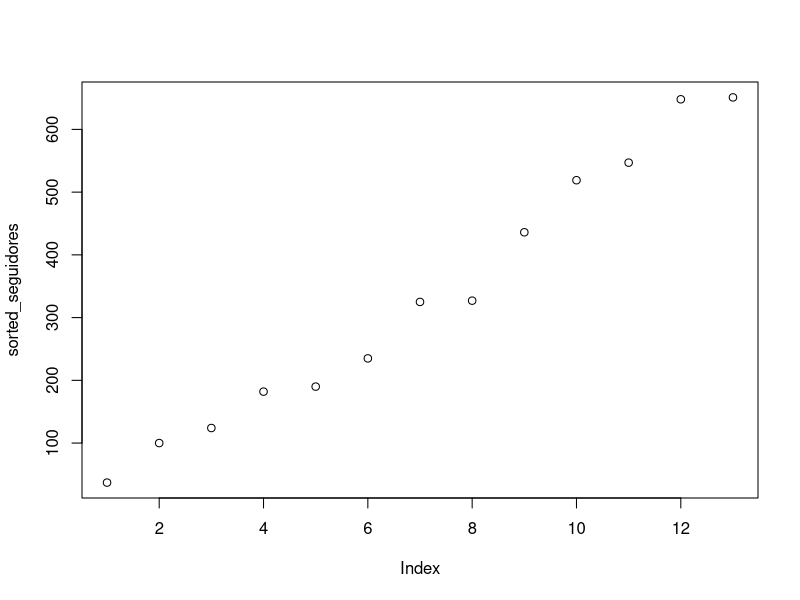
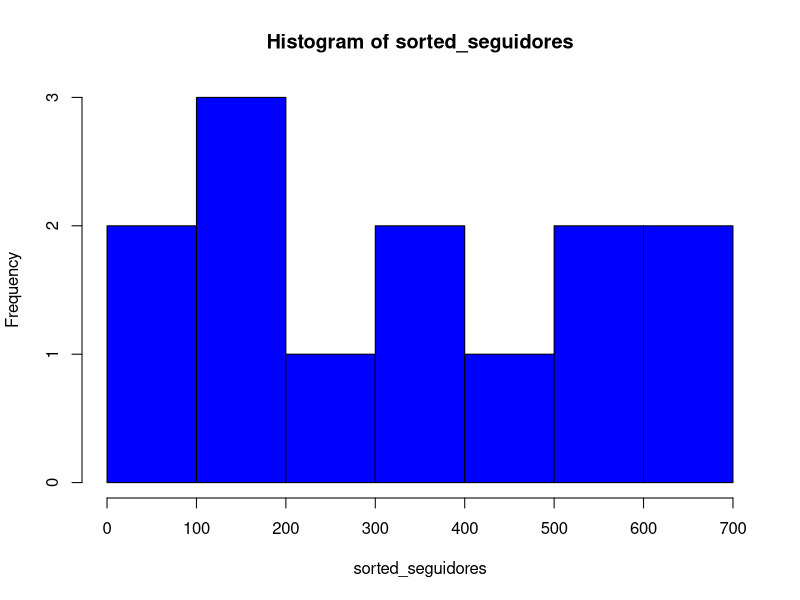
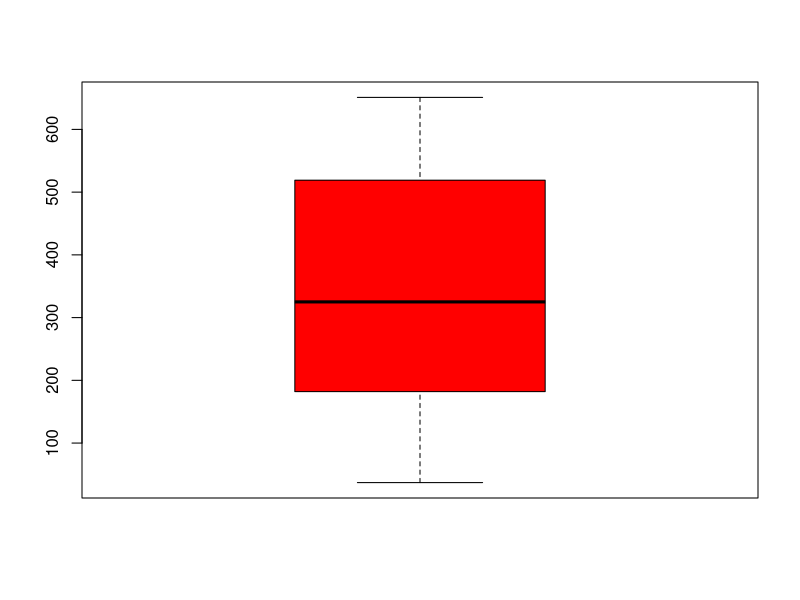

Reproduce these figures in R, in order.
# TC1002S.201 - Equipo 3
# Actividad Evaluable 3: Análisis con Vectores
# Jesús Ángel Guzmán Ortega A01799257
# Julio Cesar Vivas Medina A01749879

# Análisis --------------------------------------------------------------

seguidores <- c(327, 648,  325, 436, 124, 651, 547, 235, 190, 182, 100, 37, 519)

sum(seguidores)

length(seguidores)

min(seguidores)
max(seguidores)

mean(seguidores)
median(seguidores)
var(seguidores)
sd(seguidores)

# install.packages("modeest")
# library(modeest)
# mfv(seguidores)

summary(seguidores)

# Graficos ----------------------------------------------------------------

sorted_seguidores <- sort(seguidores)

plot(sorted_seguidores)
hist(sorted_seguidores,col="blue")
boxplot(sorted_seguidores, col="red")

# Cuartiles ---------------------------------------------------------------

cuartil = quantile(seguidores, probs=c(0.25, 0.5, 0.75))
print(cuartil)